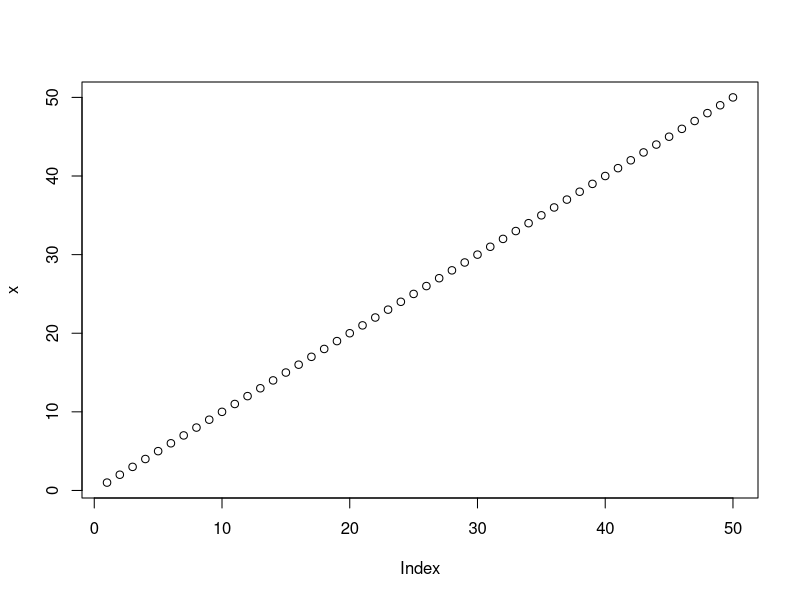
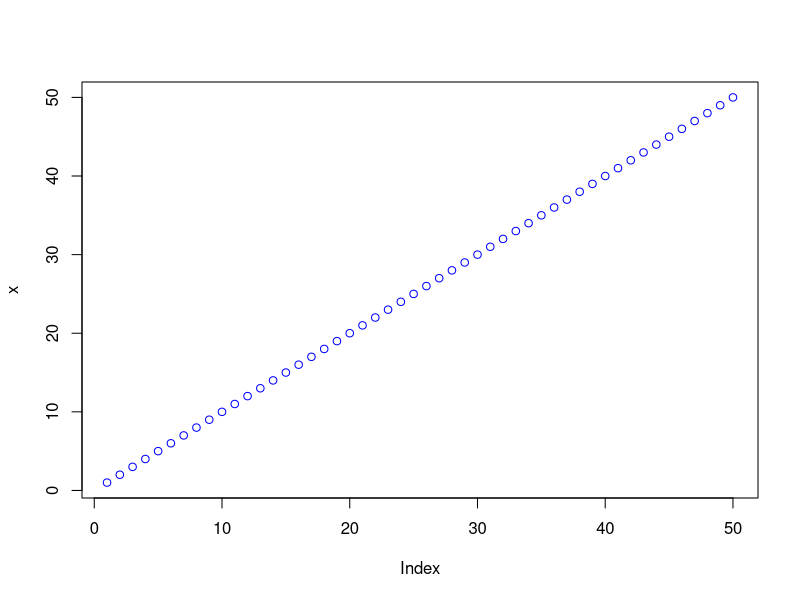
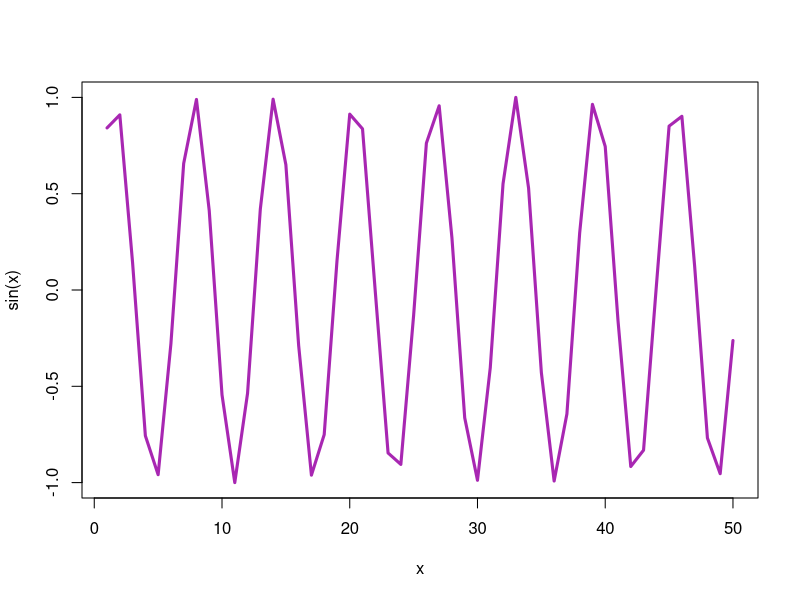

Write R code to recreate these figures, in order.
#' ---
#' title: "Class 4 Lab"
#' author: "Selma Cifric PID A69042976"
#' date: "October 10th, 2025"
#' ---

#My first R script for BGGN213 - Oct 10 2025
x <- 1:50
plot(x)
plot(x, col="blue")
plot(x, sin(x), type="l", col="#A827B2", lwd=3)

log(10) #natural log
log(10, base=10)
log(10, 2) #we dont have to write base=2, R takes it by the order